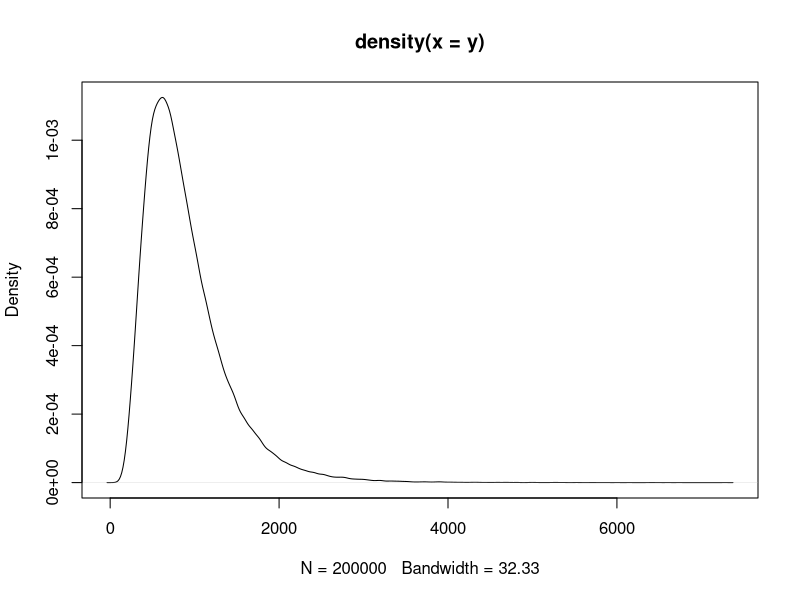
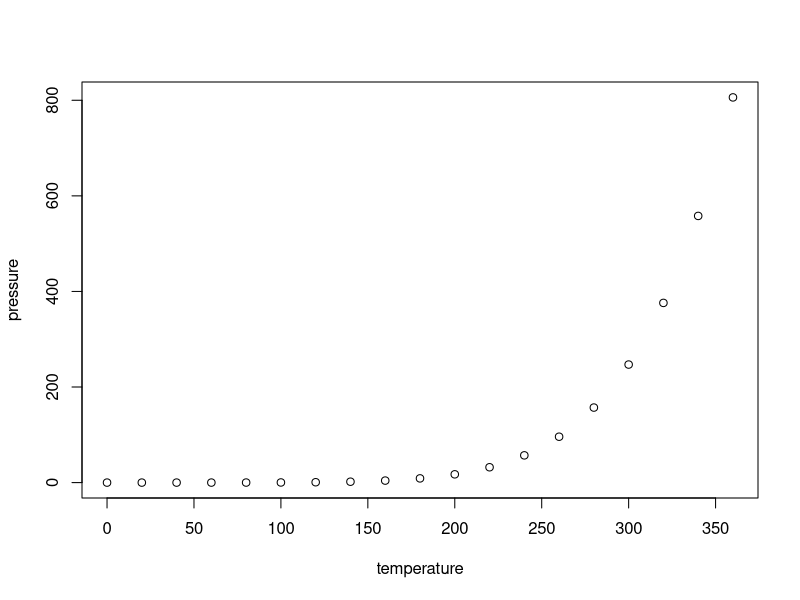

The R source for these figures, in order:
## ---- chunk 1
knitr::opts_chunk$set(echo = TRUE)
## ---- chunk 2
library(tidyverse)
set.seed(20171108)

#### Give Y mean and Y sd, simluate lognormal distribution data.
m = 891 # geometric mean
sd = 490 # geometric sd
v = sd^2
phi = sqrt(v + m^2) 

mu    = log(m^2/phi) # log mean
sigma = sqrt(log(1+v/m^2)) # log sd
  

y <- rlnorm(n = 200000, mu, sigma) %>% round(0)
mean(y) # should be close to 891
sd(y) # should be close to 490

plot(density(y))

## ---- chunk 3
plot(pressure)
